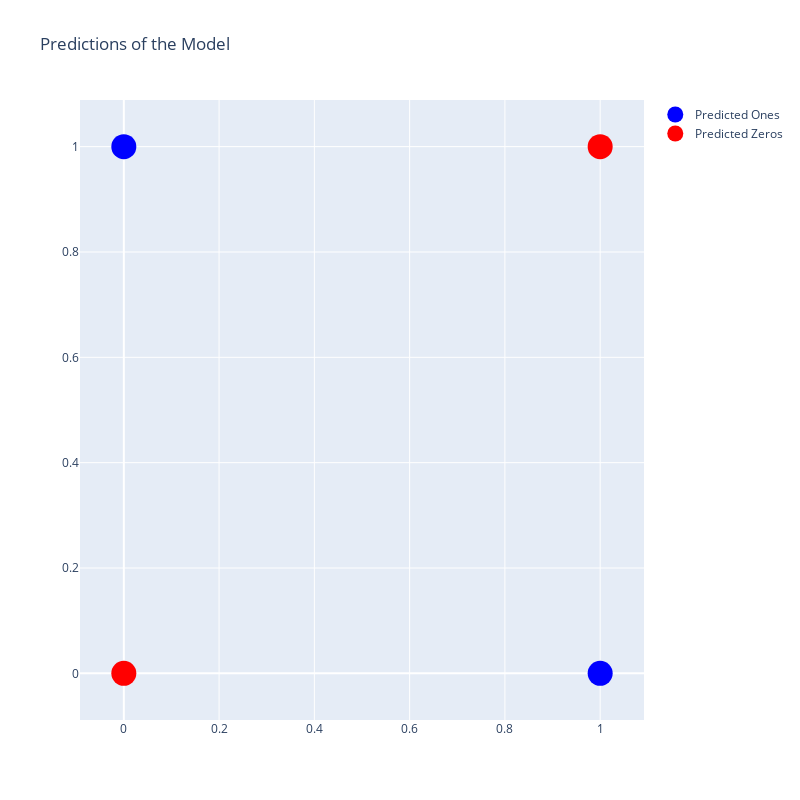

The notebook cell saved with this chart:
### Code cell
fig=go.Figure()


fig.add_trace(go.Scatter(
    x=predicted_ones[:,0],
    y=predicted_ones[:,1],
    name='Predicted Ones',
    mode='markers',
    marker=dict(
        size=25,
        color = 'blue'
    )
))

fig.add_trace(go.Scatter(
    x=predicted_zeros[:,0],
    y=predicted_zeros[:,1],
    name='Predicted Zeros',
    mode='markers',
    marker=dict(
        size=25,
        color = 'red'
    )
))

fig.update_layout(height=800, width=800,
                  
                  title='Predictions of the Model',
                  scene = dict(xaxis=dict(title='x'),
                               yaxis=dict(title='y')
                               )
)

fig.show()

### Figure 1 — Plotly figure (JSON) as saved in the notebook; plotly's stock layout.template omitted (floating-point values rounded to 4 significant figures)
{"data": [{"marker": {"color": "blue", "size": 25}, "mode": "markers", "name": "Predicted Ones", "type": "scatter", "x": [0, 1], "y": [1, 0]}, {"marker": {"color": "red", "size": 25}, "mode": "markers", "name": "Predicted Zeros", "type": "scatter", "x": [0, 1], "y": [0, 1]}], "layout": {"height": 800, "scene": {"xaxis": {"title": {"text": "x"}}, "yaxis": {"title": {"text": "y"}}}, "title": {"text": "Predictions of the Model"}, "width": 800}}
